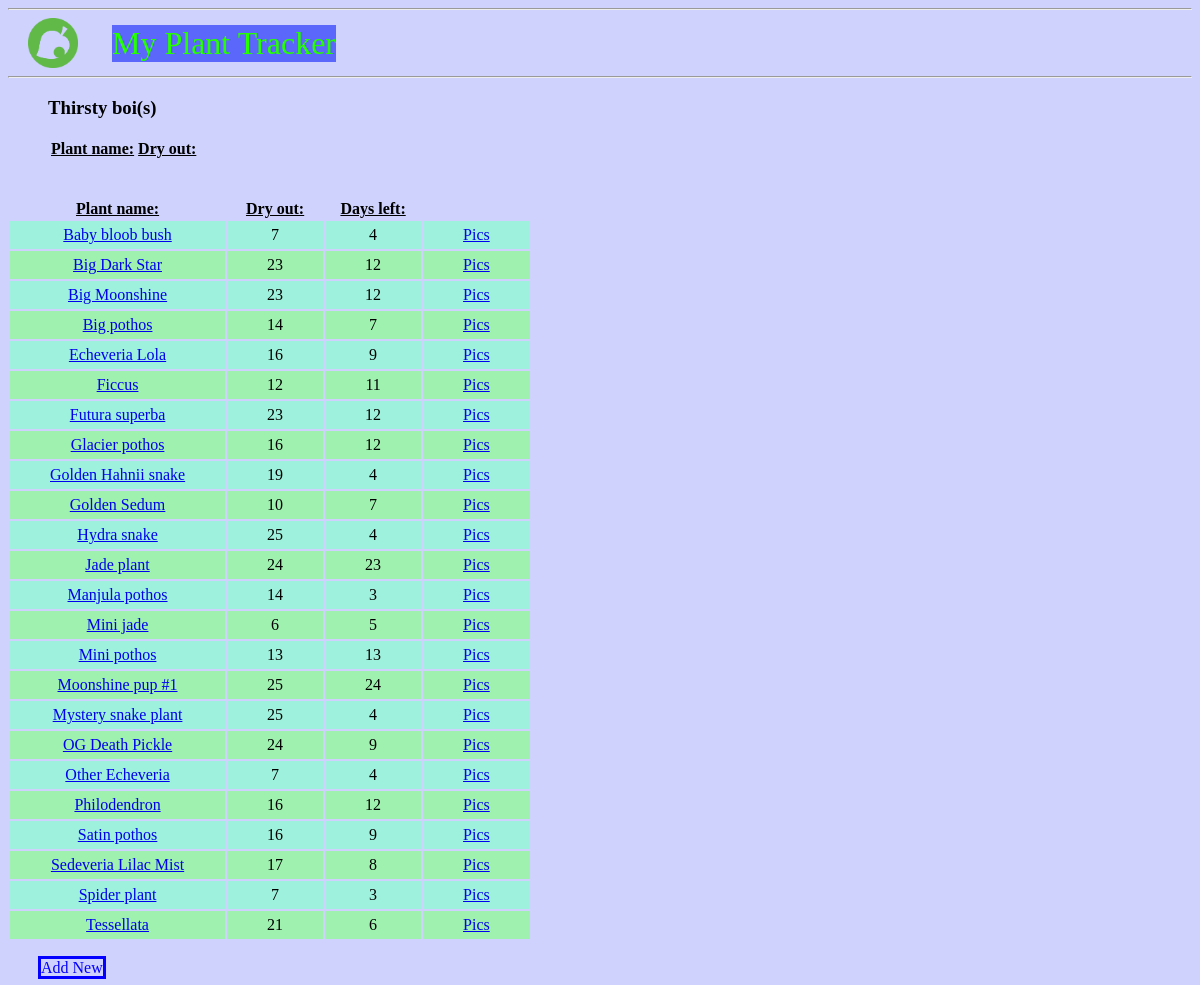
Before: / with the older database file.
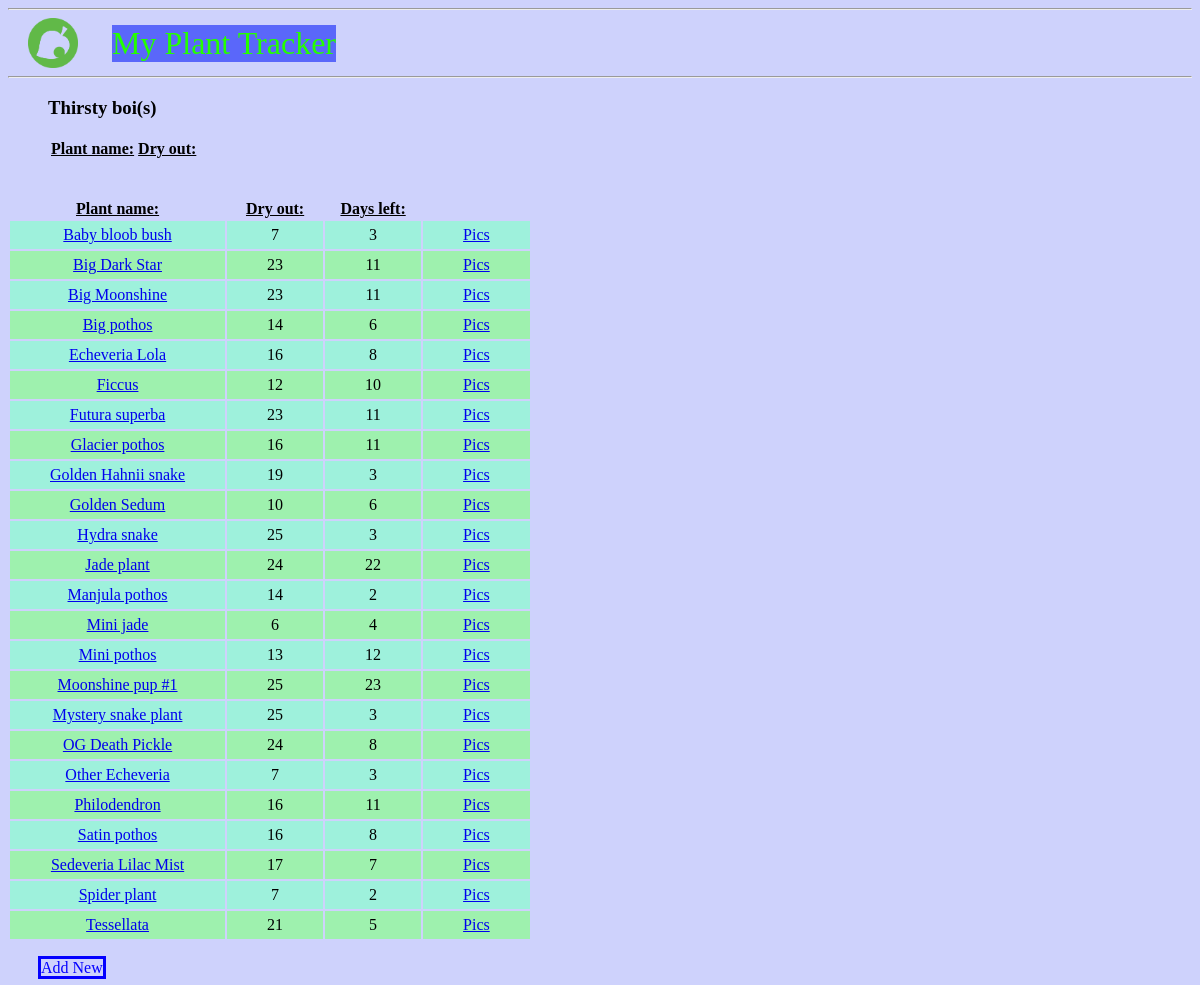
After: the same page with the newer database file.
### tables this page shows
CREATE TABLE plants (
	id INTEGER PRIMARY KEY AUTOINCREMENT,
	name TEXT NOT NULL,
	lastWatered DATE NOT NULL,
	dryOut INTEGER NOT NULL
, remaining TINYINT);

### plantFlask.py (the view)
@app.route('/')
def index():
	conn = get_db_connection()
	plants = conn.execute('SELECT * FROM plants ORDER BY name').fetchall()
	thirstyToday = conn.execute('SELECT * FROM plants WHERE remaining < 1 ORDER BY name').fetchall()
	conn.close()
	return render_template('index.html', thirstyToday=thirstyToday, plants=plants)

### plantFlask.py (called while the page is built)
def get_db_connection():
	conn = sqlite3.connect('database.db')
	conn.row_factory = sqlite3.Row
	return conn

### templates/index.html (shortened to what this page needs)
{% extends 'base.html' %}
{% block content %}
	<h3 class="header3">Thirsty boi(s)</h3>
	<table id="plants", class="header3">
                <th><u>Plant name:</u></th>
		<th><u>Dry out:</u></th>
	</table>
	<br>
	<br>
	<table id="plants", class="paddingBetweenCols">
		<th><u>Plant name:</u></th>
                <th><u>Dry out:</u></th>
                <th><u>Days left:</u></th>
                {% for plants in plants %}
                        {% if loop.index % 2 == 0 %}
                                {% set bg_color = '#9EF1AE' %}
                        {% else %}
                                {% set bg_color = '#9EF1DC' %}
                        {% endif %}
			<tr style="background-color: {{ bg_color }}">
                                <td><a href="{{ url_for('edit', plantName=plants['name']) }}">{{ plants['name'] }}</a></td>
                                <td> {{ plants['dryOut'] }}</td>
                                <td> {{ plants['remaining'] }}</td>
                                <td><a href="{{ url_for('viewPics', plantName=plants['name']) }}">Pics</a></td>
                        </tr>
                {% endfor %}
        </table>
	<br>
	<a href="{{ url_for('addNew') }}" class="button">Add New</a>
{% endblock %}

### templates/base.html (shortened to what this page needs)
<!DOCTYPE html>
<html lang="en">
<head>
	<link rel="stylesheet" type="text/css" href="{{ url_for('static', filename='styles.css') }}" />
</head>
<body class="body">
	<hr>
	<nav>
		<img class="logo" src="{{ url_for('static', filename='nook.png') }}">
		<a href="{{ url_for('index') }}">  My Plant Tracker  </a>
	</nav>
	<hr>
	<div class="content">
		{% block content %} {% endblock %}
	</div>
</body>
</html>

### static/styles.css (style rules this page uses)
.header3 { margin-left: 40px; }
nav a { color: #25FF00; font-size: 2em; display: inline-block; vertical-align: middle; margin-left: 20px; margin-top: 0px; margin-bottom: 0px; text-decoration: none; background-color: #5A67FA; }
.paddingBetweenCols td { padding:5px 40px 5px 40px; text-align: center; }
.paddingBetweenCols { margin-left: 0px; marign-right: 0px; }
a.button { text-decoration: none; border: solid; border-color: #0400FF; margin-left: 30px; color: #0400FF; }
body.body { background-color: #CED2FC; }
.logo { width: 50px; display: inline-block; vertical-align: middle; margin-left: 20px; margin-right: 10px; margin-top: 0px; margin-bottom: 0px; }

Changed rows visible on the page:
changed plants "Baby bloob bush": remaining "4" → "3"
changed plants "Big Dark Star": remaining "12" → "11"
changed plants "Big Moonshine": remaining "12" → "11"
changed plants "Big pothos": remaining "7" → "6"
changed plants "Echeveria Lola": remaining "9" → "8"
changed plants "Ficcus": remaining "11" → "10"
changed plants "Futura superba": remaining "12" → "11"
changed plants "Glacier pothos": remaining "12" → "11"
changed plants "Golden Hahnii snake": remaining "4" → "3"
changed plants "Golden Sedum": remaining "7" → "6"
changed plants "Hydra snake": remaining "4" → "3"
changed plants "Jade plant": remaining "23" → "22"
changed plants "Manjula pothos": remaining "3" → "2"
changed plants "Mini jade": remaining "5" → "4"
changed plants "Mini pothos": remaining "13" → "12"
changed plants "Moonshine pup #1": remaining "24" → "23"
changed plants "Mystery snake plant": remaining "4" → "3"
changed plants "OG Death Pickle": remaining "9" → "8"
changed plants "Other Echeveria": remaining "4" → "3"
changed plants "Philodendron": remaining "12" → "11"
changed plants "Satin pothos": remaining "9" → "8"
changed plants "Sedeveria Lilac Mist": remaining "8" → "7"
changed plants "Spider plant": remaining "3" → "2"
changed plants "Tessellata": remaining "6" → "5"
